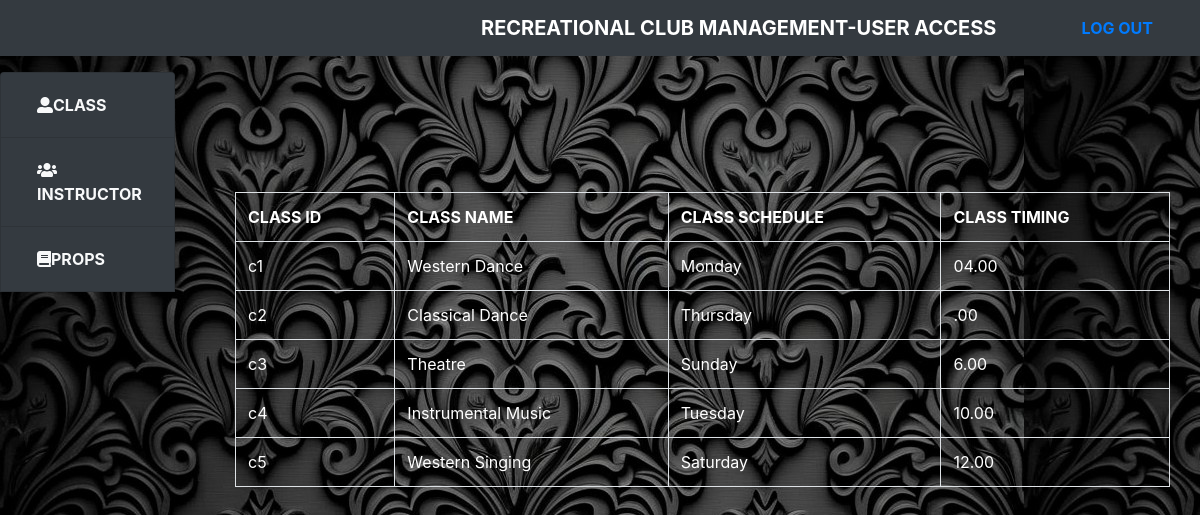
The page /userhome.php?info=usermanage_class (signed in) on the database as committed earlier.
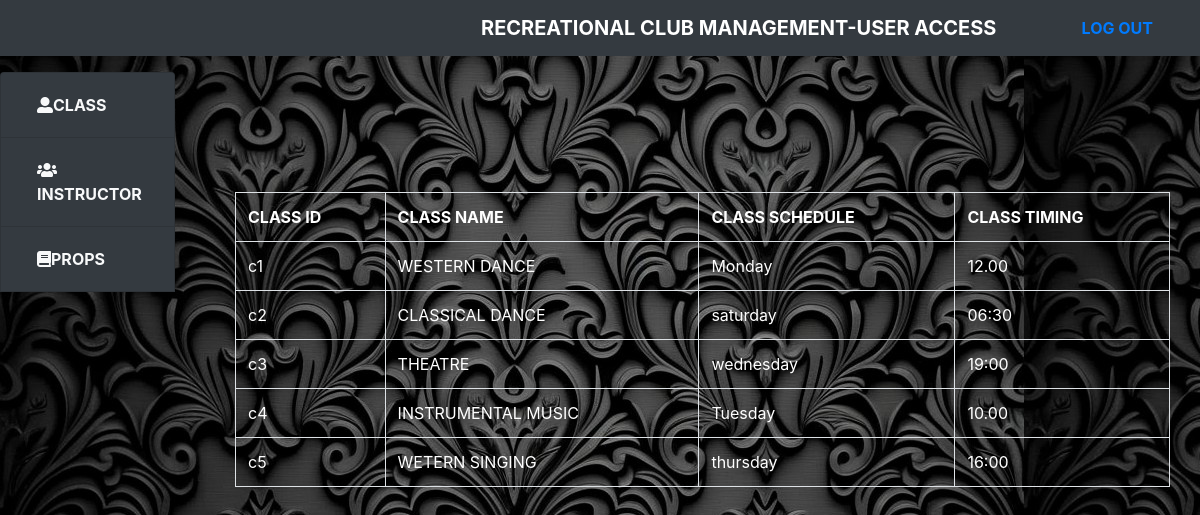
The same page on the database as committed later.
### tables this page shows
CREATE TABLE `class` (
  `class_id` varchar(20) NOT NULL,
  `class_name` varchar(20) DEFAULT NULL,
  `class_schedule` varchar(10) DEFAULT NULL,
  `class_timing` varchar(20) NOT NULL
);

### usermanage_class.php (the view)
<div class="container">
	<div class="container">
		<table class="table table-bordered table-hover">
			<tr>
				<th>CLASS ID</th>
				<th>CLASS NAME</th>
				<th>CLASS SCHEDULE</th>
				<th>CLASS TIMING</th>
			</tr>
			<?php
           require('db.php');
$all="SELECT * FROM class";
$all_query=mysqli_query($conn,$all);
if (mysqli_num_rows($all_query) > 0) {
    while($row = mysqli_fetch_assoc($all_query)) {
       echo "<tr>";
		echo "<td>".$row['class_id']."</td>";
		echo "<td>".$row['class_name']."</td>";
		echo "<td>".$row['class_schedule']."</td>";
		echo "<td>".$row['class_timing']."</td>";
		echo "</tr><br>";
    }
} else {
    echo "0 results";
}
?>
		</table>
	</div>
</div>

Rows that differ between the two databases and show on the page:
changed class "Monday": class_name "Western Dance" → "WESTERN DANCE"; class_timing "04.00" → "12.00"
changed class "c2": class_name "Classical Dance" → "CLASSICAL DANCE"; class_schedule "Thursday" → "saturday"; class_timing ".00" → "06:30"
changed class "c3": class_name "Theatre" → "THEATRE"; class_schedule "Sunday" → "wednesday"; class_timing "6.00" → "19:00"
changed class "Tuesday": class_name "Instrumental Music" → "INSTRUMENTAL MUSIC"
changed class "c5": class_name "Western Singing" → "WETERN SINGING"; class_schedule "Saturday" → "thursday"; class_timing "12.00" → "16:00"
